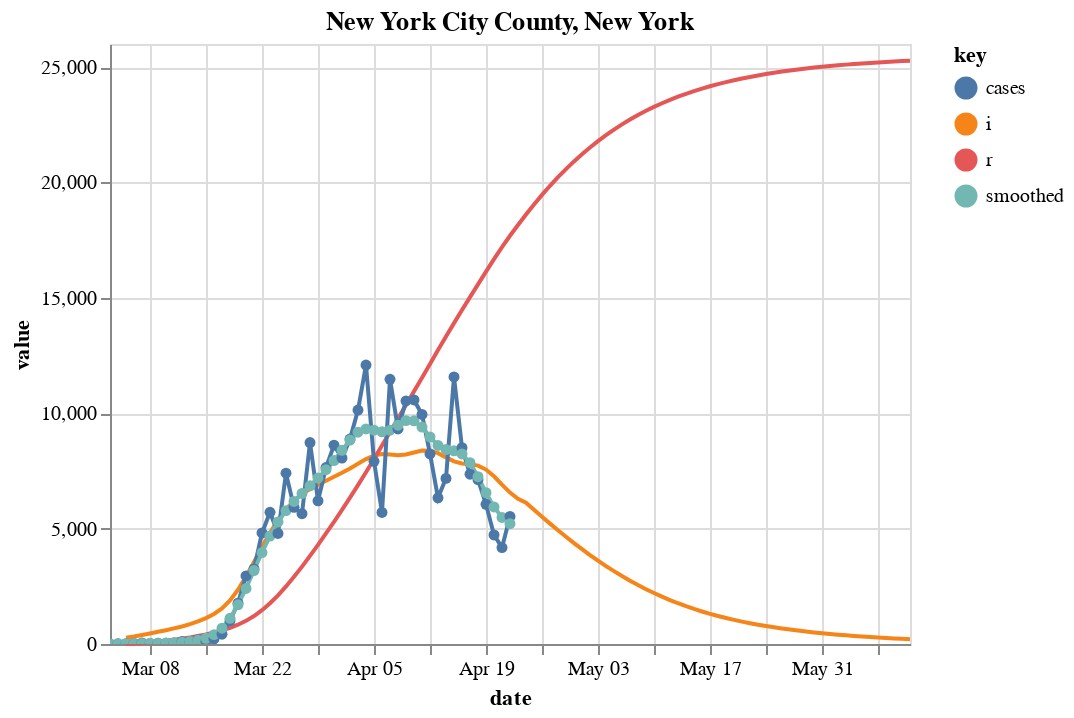

The cell this chart's notebook holds for it:
### Code cell
fm = "prd_loess"
c = [county_state("New York City", "New York")]
sir_df = county_sir(c, horizon=50, forecast_method=fm, fudge_factor=25)

# Plot forecast
fig, axes = plt.subplots(nrows=1, ncols=1, figsize=(1200/72,400/72))
fig.set_facecolor('w')
plot_rt_fc(sir_df, axes, c, forecast_method=fm)
plot_actuals_sir(sir_df, str(c[0].county + " County, " + c[0].state))

### Figure 1 — Vega-Lite specification as saved in the notebook (floating-point values rounded to 4 significant figures)
{"config": {"view": {"continuousWidth": 400, "continuousHeight": 300}}, "layer": [{"mark": "line", "encoding": {"color": {"type": "nominal", "field": "key"}, "x": {"type": "temporal", "field": "date"}, "y": {"type": "quantitative", "field": "value"}}, "title": "New York City County, New York", "transform": [{"fold": ["i", "r"]}]}, {"mark": {"type": "line", "clip": true, "point": true}, "encoding": {"color": {"type": "nominal", "field": "key"}, "x": {"type": "temporal", "field": "date"}, "y": {"type": "quantitative", "field": "value"}}, "title": "New York City County, New York", "transform": [{"fold": ["cases", "smoothed"]}]}], "data": {"name": "data-59191f1e4f0058599586e918e84002e2"}, "$schema": "https://vega.github.io/schema/vega-lite/v4.8.1.json", "datasets": {"data-59191f1e4f0058599586e918e84002e2": [{"date_str": "2020-03-03", "ML": 3.0, "Low_75": 1.3, "High_75": 5.44, "cases": 1.0, "smoothed": 6.0, "date": "2020-03-03T00:00:00", "fcst": 0.0, "prd_lin": 3.905, "prd_spln": 2.464, "prd_ets": null, "prd_loess": 3.956, "s": null, "i": null, "r": null, "b": null}, {"date_str": "2020-03-04", "ML": 3.32, "Low_75": 1.81, "High_75": 5.07, "cases": 9.0, "smoothed": 9.0, "date": "2020-03-04T00:00:00", "fcst": 0.0, "prd_lin": 3.828, "prd_spln": 2.723, "prd_ets": null, "prd_loess": 3.881, "s": null, "i": null, "r": null, "b": null}, {"date_str": "2020-03-05", "ML": 3.64, "Low_75": 2.2, "High_75": 4.92, "cases": 11.0, "smoothed": 14.0, "date": "2020-03-05T00:00:00", "fcst": 0.0, "prd_lin": 3.752, "prd_spln": 2.883, "prd_ets": null, "prd_loess": 3.807, "s": 305200.0, "i": 275.0, "r": 0.0, "b": 8.518e-07}, {"date_str": "2020-03-06", "ML": 3.45, "Low_75": 2.27, "High_75": 4.47, "cases": 22.0, "smoothed": 19.0, "date": "2020-03-06T00:00:00", "fcst": 0.0, "prd_lin": 3.676, "prd_spln": 3.001, "prd_ets": null, "prd_loess": 3.731, "s": 305200.0, "i": 326.9, "r": 19.64, "b": 8.518e-07}, {"date_str": "2020-03-07", "ML": 3.18, "Low_75": 2.23, "High_75": 4.07, "cases": 45.0, "smoothed": 24.0, "date": "2020-03-07T00:00:00", "fcst": 0.0, "prd_lin": 3.599, "prd_spln": 3.095, "prd_ets": 3.246, "prd_loess": 3.655, "s": 305100.0, "i": 388.5, "r": 42.99, "b": 8.075e-07}, {"date_str": "2020-03-08", "ML": 2.91, "Low_75": 2.03, "High_75": 3.64, "cases": 17.0, "smoothed": 29.0, "date": "2020-03-08T00:00:00", "fcst": 0.0, "prd_lin": 3.523, "prd_spln": 3.171, "prd_ets": 3.068, "prd_loess": 3.577, "s": 305000.0, "i": 456.4, "r": 70.74, "b": 7.445e-07}, {"date_str": "2020-03-09", "ML": 2.8, "Low_75": 2.0, "High_75": 3.44, "cases": 36.0, "smoothed": 36.0, "date": "2020-03-09T00:00:00", "fcst": 0.0, "prd_lin": 3.447, "prd_spln": 3.222, "prd_ets": 2.662, "prd_loess": 3.499, "s": 304900.0, "i": 527.5, "r": 103.3, "b": 6.815e-07}, {"date_str": "2020-03-10", "ML": 2.73, "Low_75": 2.02, "High_75": 3.32, "cases": 31.0, "smoothed": 45.0, "date": "2020-03-10T00:00:00", "fcst": 0.0, "prd_lin": 3.371, "prd_spln": 3.249, "prd_ets": 2.691, "prd_loess": 3.421, "s": 304800.0, "i": 599.4, "r": 141.0, "b": 6.56e-07}, {"date_str": "2020-03-11", "ML": 2.81, "Low_75": 2.17, "High_75": 3.35, "cases": 44.0, "smoothed": 60.0, "date": "2020-03-11T00:00:00", "fcst": 0.0, "prd_lin": 3.294, "prd_spln": 3.252, "prd_ets": 2.666, "prd_loess": 3.342, "s": 304600.0, "i": 676.4, "r": 183.8, "b": 6.398e-07}, {"date_str": "2020-03-12", "ML": 2.94, "Low_75": 2.38, "High_75": 3.44, "cases": 109.0, "smoothed": 82.0, "date": "2020-03-12T00:00:00", "fcst": 0.0, "prd_lin": 3.218, "prd_spln": 3.235, "prd_ets": 2.881, "prd_loess": 3.262, "s": 304500.0, "i": 759.9, "r": 232.1, "b": 6.588e-07}, {"date_str": "2020-03-13", "ML": 3.06, "Low_75": 2.54, "High_75": 3.49, "cases": 95.0, "smoothed": 113.0, "date": "2020-03-13T00:00:00", "fcst": 0.0, "prd_lin": 3.142, "prd_spln": 3.2, "prd_ets": 3.062, "prd_loess": 3.181, "s": 304400.0, "i": 858.1, "r": 286.4, "b": 6.896e-07}, {"date_str": "2020-03-14", "ML": 3.24, "Low_75": 2.79, "High_75": 3.63, "cases": 189.0, "smoothed": 161.0, "date": "2020-03-14T00:00:00", "fcst": 0.0, "prd_lin": 3.065, "prd_spln": 3.151, "prd_ets": 3.173, "prd_loess": 3.101, "s": 304200.0, "i": 977.0, "r": 347.7, "b": 7.181e-07}, {"date_str": "2020-03-15", "ML": 3.61, "Low_75": 3.22, "High_75": 3.95, "cases": 122.0, "smoothed": 247.0, "date": "2020-03-15T00:00:00", "fcst": 0.0, "prd_lin": 2.989, "prd_spln": 3.089, "prd_ets": 3.406, "prd_loess": 3.019, "s": 304000.0, "i": 1121.0, "r": 417.5, "b": 7.608e-07}, {"date_str": "2020-03-16", "ML": 4.11, "Low_75": 3.76, "High_75": 4.38, "cases": 218.0, "smoothed": 407.0, "date": "2020-03-16T00:00:00", "fcst": 0.0, "prd_lin": 2.913, "prd_spln": 3.018, "prd_ets": 3.95, "prd_loess": 2.938, "s": 303700.0, "i": 1300.0, "r": 497.5, "b": 8.483e-07}, {"date_str": "2020-03-17", "ML": 4.46, "Low_75": 4.2, "High_75": 4.7, "cases": 424.0, "smoothed": 686.0, "date": "2020-03-17T00:00:00", "fcst": 0.0, "prd_lin": 2.836, "prd_spln": 2.939, "prd_ets": 4.574, "prd_loess": 2.856, "s": 303400.0, "i": 1542.0, "r": 590.4, "b": 9.666e-07}, {"date_str": "2020-03-18", "ML": 4.42, "Low_75": 4.19, "High_75": 4.6, "cases": 1008.0, "smoothed": 1115.0, "date": "2020-03-18T00:00:00", "fcst": 0.0, "prd_lin": 2.76, "prd_spln": 2.853, "prd_ets": 4.792, "prd_loess": 2.774, "s": 302900.0, "i": 1884.0, "r": 700.5, "b": 1.05e-06}, {"date_str": "2020-03-19", "ML": 4.06, "Low_75": 3.88, "High_75": 4.22, "cases": 1770.0, "smoothed": 1699.0, "date": "2020-03-19T00:00:00", "fcst": 0.0, "prd_lin": 2.684, "prd_spln": 2.763, "prd_ets": 4.392, "prd_loess": 2.692, "s": 302300.0, "i": 2348.0, "r": 835.1, "b": 1.042e-06}, {"date_str": "2020-03-20", "ML": 3.56, "Low_75": 3.38, "High_75": 3.68, "cases": 2950.0, "smoothed": 2408.0, "date": "2020-03-20T00:00:00", "fcst": 0.0, "prd_lin": 2.607, "prd_spln": 2.67, "prd_ets": 3.729, "prd_loess": 2.609, "s": 301600.0, "i": 2921.0, "r": 1003.0, "b": 9.592e-07}, {"date_str": "2020-03-21", "ML": 3.05, "Low_75": 2.92, "High_75": 3.18, "cases": 3254.0, "smoothed": 3184.0, "date": "2020-03-21T00:00:00", "fcst": 0.0, "prd_lin": 2.531, "prd_spln": 2.574, "prd_ets": 3.094, "prd_loess": 2.527, "s": 300700.0, "i": 3557.0, "r": 1211.0, "b": 8.432e-07}, {"date_str": "2020-03-22", "ML": 2.61, "Low_75": 2.47, "High_75": 2.71, "cases": 4812.0, "smoothed": 3963.0, "date": "2020-03-22T00:00:00", "fcst": 0.0, "prd_lin": 2.455, "prd_spln": 2.477, "prd_ets": 2.573, "prd_loess": 2.443, "s": 299800.0, "i": 4205.0, "r": 1465.0, "b": 7.244e-07}, {"date_str": "2020-03-23", "ML": 2.22, "Low_75": 2.1, "High_75": 2.32, "cases": 5707.0, "smoothed": 4678.0, "date": "2020-03-23T00:00:00", "fcst": 0.0, "prd_lin": 2.378, "prd_spln": 2.379, "prd_ets": 2.198, "prd_loess": 2.359, "s": 298900.0, "i": 4818.0, "r": 1766.0, "b": 6.218e-07}, {"date_str": "2020-03-24", "ML": 1.9, "Low_75": 1.78, "High_75": 1.99, "cases": 4791.0, "smoothed": 5287.0, "date": "2020-03-24T00:00:00", "fcst": 0.0, "prd_lin": 2.302, "prd_spln": 2.28, "prd_ets": 1.856, "prd_loess": 2.274, "s": 298000.0, "i": 5369.0, "r": 2110.0, "b": 5.305e-07}, {"date_str": "2020-03-25", "ML": 1.65, "Low_75": 1.55, "High_75": 1.75, "cases": 7401.0, "smoothed": 5780.0, "date": "2020-03-25T00:00:00", "fcst": 0.0, "prd_lin": 2.226, "prd_spln": 2.183, "prd_ets": 1.601, "prd_loess": 2.188, "s": 297200.0, "i": 5834.0, "r": 2493.0, "b": 4.554e-07}, {"date_str": "2020-03-26", "ML": 1.49, "Low_75": 1.36, "High_75": 1.56, "cases": 5921.0, "smoothed": 6179.0, "date": "2020-03-26T00:00:00", "fcst": 0.0, "prd_lin": 2.15, "prd_spln": 2.086, "prd_ets": 1.416, "prd_loess": 2.099, "s": 296400.0, "i": 6207.0, "r": 2910.0, "b": 3.966e-07}, {"date_str": "2020-03-27", "ML": 1.39, "Low_75": 1.29, "High_75": 1.48, "cases": 5648.0, "smoothed": 6525.0, "date": "2020-03-27T00:00:00", "fcst": 0.0, "prd_lin": 2.073, "prd_spln": 1.99, "prd_ets": 1.339, "prd_loess": 2.007, "s": 295700.0, "i": 6493.0, "r": 3353.0, "b": 3.591e-07}, {"date_str": "2020-03-28", "ML": 1.35, "Low_75": 1.24, "High_75": 1.43, "cases": 8728.0, "smoothed": 6855.0, "date": "2020-03-28T00:00:00", "fcst": 0.0, "prd_lin": 1.997, "prd_spln": 1.896, "prd_ets": 1.296, "prd_loess": 1.911, "s": 295000.0, "i": 6719.0, "r": 3817.0, "b": 3.358e-07}, {"date_str": "2020-03-29", "ML": 1.34, "Low_75": 1.22, "High_75": 1.41, "cases": 6204.0, "smoothed": 7192.0, "date": "2020-03-29T00:00:00", "fcst": 0.0, "prd_lin": 1.921, "prd_spln": 1.803, "prd_ets": 1.312, "prd_loess": 1.809, "s": 294300.0, "i": 6904.0, "r": 4297.0, "b": 3.269e-07}, {"date_str": "2020-03-30", "ML": 1.34, "Low_75": 1.24, "High_75": 1.42, "cases": 7648.0, "smoothed": 7552.0, "date": "2020-03-30T00:00:00", "fcst": 0.0, "prd_lin": 1.844, "prd_spln": 1.713, "prd_ets": 1.331, "prd_loess": 1.7, "s": 293600.0, "i": 7076.0, "r": 4790.0, "b": 3.252e-07}, {"date_str": "2020-03-31", "ML": 1.36, "Low_75": 1.25, "High_75": 1.43, "cases": 8616.0, "smoothed": 7950.0, "date": "2020-03-31T00:00:00", "fcst": 0.0, "prd_lin": 1.768, "prd_spln": 1.624, "prd_ets": 1.34, "prd_loess": 1.612, "s": 293000.0, "i": 7246.0, "r": 5296.0, "b": 3.26e-07}, {"date_str": "2020-04-01", "ML": 1.38, "Low_75": 1.28, "High_75": 1.45, "cases": 8058.0, "smoothed": 8393.0, "date": "2020-04-01T00:00:00", "fcst": 0.0, "prd_lin": 1.692, "prd_spln": 1.538, "prd_ets": 1.378, "prd_loess": 1.528, "s": 292300.0, "i": 7420.0, "r": 5813.0, "b": 3.316e-07}, {"date_str": "2020-04-02", "ML": 1.36, "Low_75": 1.26, "High_75": 1.43, "cases": 8880.0, "smoothed": 8836.0, "date": "2020-04-02T00:00:00", "fcst": 0.0, "prd_lin": 1.615, "prd_spln": 1.455, "prd_ets": 1.399, "prd_loess": 1.447, "s": 291600.0, "i": 7609.0, "r": 6343.0, "b": 3.373e-07}, {"date_str": "2020-04-03", "ML": 1.27, "Low_75": 1.17, "High_75": 1.34, "cases": 10140.0, "smoothed": 9178.0, "date": "2020-04-03T00:00:00", "fcst": 0.0, "prd_lin": 1.539, "prd_spln": 1.374, "prd_ets": 1.343, "prd_loess": 1.37, "s": 290800.0, "i": 7814.0, "r": 6887.0, "b": 3.332e-07}, {"date_str": "2020-04-04", "ML": 1.12, "Low_75": 1.01, "High_75": 1.18, "cases": 12090.0, "smoothed": 9318.0, "date": "2020-04-04T00:00:00", "fcst": 0.0, "prd_lin": 1.463, "prd_spln": 1.296, "prd_ets": 1.188, "prd_loess": 1.295, "s": 290000.0, "i": 8013.0, "r": 7445.0, "b": 3.119e-07}, {"date_str": "2020-04-05", "ML": 0.97, "Low_75": 0.86, "High_75": 1.03, "cases": 7915.0, "smoothed": 9267.0, "date": "2020-04-05T00:00:00", "fcst": 0.0, "prd_lin": 1.386, "prd_spln": 1.222, "prd_ets": 0.9811, "prd_loess": 1.223, "s": 289300.0, "i": 8166.0, "r": 8017.0, "b": 2.758e-07}, {"date_str": "2020-04-06", "ML": 0.95, "Low_75": 0.84, "High_75": 1.01, "cases": 5701.0, "smoothed": 9194.0, "date": "2020-04-06T00:00:00", "fcst": 0.0, "prd_lin": 1.31, "prd_spln": 1.15, "prd_ets": 0.8295, "prd_loess": 1.155, "s": 288700.0, "i": 8234.0, "r": 8601.0, "b": 2.395e-07}, {"date_str": "2020-04-07", "ML": 1.05, "Low_75": 0.94, "High_75": 1.11, "cases": 11470.0, "smoothed": 9266.0, "date": "2020-04-07T00:00:00", "fcst": 0.0, "prd_lin": 1.234, "prd_spln": 1.081, "prd_ets": 0.9276, "prd_loess": 1.088, "s": 288100.0, "i": 8215.0, "r": 9189.0, "b": 2.351e-07}, {"date_str": "2020-04-08", "ML": 1.15, "Low_75": 1.07, "High_75": 1.23, "cases": 9320.0, "smoothed": 9483.0, "date": "2020-04-08T00:00:00", "fcst": 0.0, "prd_lin": 1.157, "prd_spln": 1.016, "prd_ets": 1.141, "prd_loess": 1.025, "s": 287500.0, "i": 8185.0, "r": 9776.0, "b": 2.603e-07}, {"date_str": "2020-04-09", "ML": 1.14, "Low_75": 1.05, "High_75": 1.21, "cases": 10540.0, "smoothed": 9679.0, "date": "2020-04-09T00:00:00", "fcst": 0.0, "prd_lin": 1.081, "prd_spln": 0.9526, "prd_ets": 1.245, "prd_loess": 0.9636, "s": 286900.0, "i": 8213.0, "r": 10360.0, "b": 2.857e-07}, {"date_str": "2020-04-10", "ML": 1.0, "Low_75": 0.91, "High_75": 1.07, "cases": 10580.0, "smoothed": 9671.0, "date": "2020-04-10T00:00:00", "fcst": 0.0, "prd_lin": 1.005, "prd_spln": 0.8925, "prd_ets": 1.134, "prd_loess": 0.9051, "s": 286300.0, "i": 8299.0, "r": 10950.0, "b": 2.838e-07}, {"date_str": "2020-04-11", "ML": 0.82, "Low_75": 0.73, "High_75": 0.89, "cases": 9946.0, "smoothed": 9400.0, "date": "2020-04-11T00:00:00", "fcst": 0.0, "prd_lin": 0.9285, "prd_spln": 0.835, "prd_ets": 0.8719, "prd_loess": 0.8491, "s": 285600.0, "i": 8381.0, "r": 11540.0, "b": 2.495e-07}, {"date_str": "2020-04-12", "ML": 0.69, "Low_75": 0.58, "High_75": 0.75, "cases": 8236.0, "smoothed": 8976.0, "date": "2020-04-12T00:00:00", "fcst": 0.0, "prd_lin": 0.8522, "prd_spln": 0.7801, "prd_ets": 0.6518, "prd_loess": 0.7955, "s": 285000.0, "i": 8379.0, "r": 12140.0, "b": 2.051e-07}, {"date_str": "2020-04-13", "ML": 0.7, "Low_75": 0.6, "High_75": 0.77, "cases": 6337.0, "smoothed": 8604.0, "date": "2020-04-13T00:00:00", "fcst": 0.0, "prd_lin": 0.7758, "prd_spln": 0.7276, "prd_ets": 0.5669, "prd_loess": 0.7444, "s": 284500.0, "i": 8270.0, "r": 12740.0, "b": 1.729e-07}, {"date_str": "2020-04-14", "ML": 0.84, "Low_75": 0.74, "High_75": 0.91, "cases": 7177.0, "smoothed": 8424.0, "date": "2020-04-14T00:00:00", "fcst": 0.0, "prd_lin": 0.6995, "prd_spln": 0.6776, "prd_ets": 0.7059, "prd_loess": 0.6955, "s": 284100.0, "i": 8087.0, "r": 13330.0, "b": 1.757e-07}, {"date_str": "2020-04-15", "ML": 0.95, "Low_75": 0.85, "High_75": 1.02, "cases": 11570.0, "smoothed": 8370.0, "date": "2020-04-15T00:00:00", "fcst": 0.0, "prd_lin": 0.6232, "prd_spln": 0.6297, "prd_ets": 0.9685, "prd_loess": 0.649, "s": 283700.0, "i": 7913.0, "r": 13910.0, "b": 2.112e-07}, {"date_str": "2020-04-16", "ML": 0.89, "Low_75": 0.8, "High_75": 0.97, "cases": 8505.0, "smoothed": 8235.0, "date": "2020-04-16T00:00:00", "fcst": 0.0, "prd_lin": 0.5469, "prd_spln": 0.5841, "prd_ets": 1.055, "prd_loess": 0.6047, "s": 283200.0, "i": 7822.0, "r": 14470.0, "b": 2.392e-07}, {"date_str": "2020-04-17", "ML": 0.69, "Low_75": 0.58, "High_75": 0.76, "cases": 7358.0, "smoothed": 7856.0, "date": "2020-04-17T00:00:00", "fcst": 0.0, "prd_lin": 0.4706, "prd_spln": 0.5404, "prd_ets": 0.8387, "prd_loess": 0.5626, "s": 282700.0, "i": 7793.0, "r": 15030.0, "b": 2.245e-07}, {"date_str": "2020-04-18", "ML": 0.46, "Low_75": 0.34, "High_75": 0.53, "cases": 7121.0, "smoothed": 7249.0, "date": "2020-04-18T00:00:00", "fcst": 0.0, "prd_lin": 0.3943, "prd_spln": 0.4988, "prd_ets": 0.5055, "prd_loess": 0.5227, "s": 282200.0, "i": 7731.0, "r": 15590.0, "b": 1.743e-07}, {"date_str": "2020-04-19", "ML": 0.31, "Low_75": 0.21, "High_75": 0.4, "cases": 6054.0, "smoothed": 6557.0, "date": "2020-04-19T00:00:00", "fcst": 0.0, "prd_lin": 0.318, "prd_spln": 0.459, "prd_ets": 0.2447, "prd_loess": 0.4849, "s": 281800.0, "i": 7559.0, "r": 16140.0, "b": 1.164e-07}, {"date_str": "2020-04-20", "ML": 0.3, "Low_75": 0.19, "High_75": 0.39, "cases": 4726.0, "smoothed": 5937.0, "date": "2020-04-20T00:00:00", "fcst": 0.0, "prd_lin": 0.2416, "prd_spln": 0.421, "prd_ets": 0.1675, "prd_loess": 0.4492, "s": 281600.0, "i": 7267.0, "r": 16680.0, "b": 7.857e-08}, {"date_str": "2020-04-21", "ML": 0.43, "Low_75": 0.3, "High_75": 0.51, "cases": 4177.0, "smoothed": 5485.0, "date": "2020-04-21T00:00:00", "fcst": 0.0, "prd_lin": 0.1653, "prd_spln": 0.3846, "prd_ets": 0.2877, "prd_loess": 0.4155, "s": 281400.0, "i": 6909.0, "r": 17200.0, "b": 7.611e-08}, {"date_str": "2020-04-22", "ML": 0.62, "Low_75": 0.51, "High_75": 0.72, "cases": 5526.0, "smoothed": 5215.0, "date": "2020-04-22T00:00:00", "fcst": 0.0, "prd_lin": 0.02766, "prd_spln": 0.3196, "prd_ets": 0.5489, "prd_loess": 0.3838, "s": 281300.0, "i": 6563.0, "r": 17690.0, "b": 1.091e-07}, {"date_str": "2020-04-23", "ML": null, "Low_75": null, "High_75": null, "cases": null, "smoothed": null, "date": "2020-04-23T00:00:00", "fcst": 1.0, "prd_lin": 0.02597, "prd_spln": 0.2953, "prd_ets": 0.7971, "prd_loess": 0.354, "s": 281100.0, "i": 6296.0, "r": 18160.0, "b": 1.575e-07}, {"date_str": "2020-04-24", "ML": null, "Low_75": null, "High_75": null, "cases": null, "smoothed": null, "date": "2020-04-24T00:00:00", "fcst": 1.0, "prd_lin": 0.0243, "prd_spln": 0.2711, "prd_ets": 0.9633, "prd_loess": 0.3262, "s": 280800.0, "i": 6125.0, "r": 18610.0, "b": 7.504e-08}, {"date_str": "2020-04-25", "ML": null, "Low_75": null, "High_75": null, "cases": null, "smoothed": null, "date": "2020-04-25T00:00:00", "fcst": 1.0, "prd_lin": 0.02264, "prd_spln": 0.2471, "prd_ets": 1.118, "prd_loess": 0.3003, "s": 280600.0, "i": 5816.0, "r": 19050.0, "b": 6.896e-08}, {"date_str": "2020-04-26", "ML": null, "Low_75": null, "High_75": null, "cases": null, "smoothed": null, "date": "2020-04-26T00:00:00", "fcst": 1.0, "prd_lin": 0.02101, "prd_spln": 0.2235, "prd_ets": 1.263, "prd_loess": 0.2763, "s": 280500.0, "i": 5513.0, "r": 19460.0, "b": 6.289e-08}, {"date_str": "2020-04-27", "ML": null, "Low_75": null, "High_75": null, "cases": null, "smoothed": null, "date": "2020-04-27T00:00:00", "fcst": 1.0, "prd_lin": 0.01942, "prd_spln": 0.2004, "prd_ets": 1.398, "prd_loess": 0.2541, "s": 280400.0, "i": 5217.0, "r": 19860.0, "b": 5.691e-08}, {"date_str": "2020-04-28", "ML": null, "Low_75": null, "High_75": null, "cases": null, "smoothed": null, "date": "2020-04-28T00:00:00", "fcst": 1.0, "prd_lin": 0.01788, "prd_spln": 0.1778, "prd_ets": 1.523, "prd_loess": 0.2337, "s": 280400.0, "i": 4927.0, "r": 20230.0, "b": 5.103e-08}, {"date_str": "2020-04-29", "ML": null, "Low_75": null, "High_75": null, "cases": null, "smoothed": null, "date": "2020-04-29T00:00:00", "fcst": 1.0, "prd_lin": 0.01639, "prd_spln": 0.156, "prd_ets": 1.64, "prd_loess": 0.215, "s": 280300.0, "i": 4646.0, "r": 20580.0, "b": 4.53e-08}, {"date_str": "2020-04-30", "ML": null, "Low_75": null, "High_75": null, "cases": null, "smoothed": null, "date": "2020-04-30T00:00:00", "fcst": 1.0, "prd_lin": 0.01497, "prd_spln": 0.1349, "prd_ets": 1.75, "prd_loess": 0.1982, "s": 280200.0, "i": 4373.0, "r": 20910.0, "b": 3.975e-08}, {"date_str": "2020-05-01", "ML": null, "Low_75": null, "High_75": null, "cases": null, "smoothed": null, "date": "2020-05-01T00:00:00", "fcst": 1.0, "prd_lin": 0.01363, "prd_spln": 0.1148, "prd_ets": 1.852, "prd_loess": 0.183, "s": 280200.0, "i": 4109.0, "r": 21220.0, "b": 3.439e-08}, {"date_str": "2020-05-02", "ML": null, "Low_75": null, "High_75": null, "cases": null, "smoothed": null, "date": "2020-05-02T00:00:00", "fcst": 1.0, "prd_lin": 0.01237, "prd_spln": 0.09582, "prd_ets": 1.947, "prd_loess": 0.1696, "s": 280100.0, "i": 3856.0, "r": 21520.0, "b": 2.928e-08}, {"date_str": "2020-05-03", "ML": null, "Low_75": null, "High_75": null, "cases": null, "smoothed": null, "date": "2020-05-03T00:00:00", "fcst": 1.0, "prd_lin": 0.01121, "prd_spln": 0.07796, "prd_ets": 2.035, "prd_loess": 0.1578, "s": 280100.0, "i": 3612.0, "r": 21790.0, "b": 2.443e-08}, {"date_str": "2020-05-04", "ML": null, "Low_75": null, "High_75": null, "cases": null, "smoothed": null, "date": "2020-05-04T00:00:00", "fcst": 1.0, "prd_lin": 0.01015, "prd_spln": 0.0614, "prd_ets": 2.118, "prd_loess": 0.1477, "s": 280100.0, "i": 3378.0, "r": 22050.0, "b": 1.988e-08}, {"date_str": "2020-05-05", "ML": null, "Low_75": null, "High_75": null, "cases": null, "smoothed": null, "date": "2020-05-05T00:00:00", "fcst": 1.0, "prd_lin": 0.009211, "prd_spln": 0.04625, "prd_ets": 2.195, "prd_loess": 0.1392, "s": 280100.0, "i": 3156.0, "r": 22290.0, "b": 1.566e-08}, {"date_str": "2020-05-06", "ML": null, "Low_75": null, "High_75": null, "cases": null, "smoothed": null, "date": "2020-05-06T00:00:00", "fcst": 1.0, "prd_lin": 0.00839, "prd_spln": 0.03262, "prd_ets": 2.267, "prd_loess": 0.1323, "s": 280000.0, "i": 2944.0, "r": 22520.0, "b": 1.18e-08}, {"date_str": "2020-05-07", "ML": null, "Low_75": null, "High_75": null, "cases": null, "smoothed": null, "date": "2020-05-07T00:00:00", "fcst": 1.0, "prd_lin": 0.007703, "prd_spln": 0.02064, "prd_ets": 2.334, "prd_loess": 0.1271, "s": 280000.0, "i": 2744.0, "r": 22730.0, "b": 8.321e-09}, {"date_str": "2020-05-08", "ML": null, "Low_75": null, "High_75": null, "cases": null, "smoothed": null, "date": "2020-05-08T00:00:00", "fcst": 1.0, "prd_lin": 0.007158, "prd_spln": 0.01042, "prd_ets": 2.397, "prd_loess": 0.1234, "s": 280000.0, "i": 2554.0, "r": 22920.0, "b": 5.264e-09}, {"date_str": "2020-05-09", "ML": null, "Low_75": null, "High_75": null, "cases": null, "smoothed": null, "date": "2020-05-09T00:00:00", "fcst": 1.0, "prd_lin": 0.006765, "prd_spln": 0.002074, "prd_ets": 2.455, "prd_loess": 0.1212, "s": 280000.0, "i": 2376.0, "r": 23110.0, "b": 2.657e-09}, {"date_str": "2020-05-10", "ML": null, "Low_75": null, "High_75": null, "cases": null, "smoothed": null, "date": "2020-05-10T00:00:00", "fcst": 1.0, "prd_lin": 0.006525, "prd_spln": -0.004379, "prd_ets": 2.509, "prd_loess": 0.1206, "s": 280000.0, "i": 2208.0, "r": 23280.0, "b": 5.291e-10}, {"date_str": "2020-05-11", "ML": null, "Low_75": null, "High_75": null, "cases": null, "smoothed": null, "date": "2020-05-11T00:00:00", "fcst": 1.0, "prd_lin": 0.006423, "prd_spln": -0.009089, "prd_ets": 2.56, "prd_loess": 0.1215, "s": 280000.0, "i": 2050.0, "r": 23430.0, "b": -1.117e-09}, {"date_str": "2020-05-12", "ML": null, "Low_75": null, "High_75": null, "cases": null, "smoothed": null, "date": "2020-05-12T00:00:00", "fcst": 1.0, "prd_lin": 0.006446, "prd_spln": -0.01221, "prd_ets": 2.607, "prd_loess": 0.1239, "s": 280000.0, "i": 1903.0, "r": 23580.0, "b": -2.318e-09}, {"date_str": "2020-05-13", "ML": null, "Low_75": null, "High_75": null, "cases": null, "smoothed": null, "date": "2020-05-13T00:00:00", "fcst": 1.0, "prd_lin": 0.006578, "prd_spln": -0.01392, "prd_ets": 2.651, "prd_loess": 0.1278, "s": 280000.0, "i": 1766.0, "r": 23720.0, "b": -3.116e-09}, {"date_str": "2020-05-14", "ML": null, "Low_75": null, "High_75": null, "cases": null, "smoothed": null, "date": "2020-05-14T00:00:00", "fcst": 1.0, "prd_lin": 0.006806, "prd_spln": -0.01435, "prd_ets": 2.693, "prd_loess": 0.1331, "s": 280000.0, "i": 1638.0, "r": 23840.0, "b": -3.549e-09}, {"date_str": "2020-05-15", "ML": null, "Low_75": null, "High_75": null, "cases": null, "smoothed": null, "date": "2020-05-15T00:00:00", "fcst": 1.0, "prd_lin": 0.007114, "prd_spln": -0.01368, "prd_ets": 2.731, "prd_loess": 0.1399, "s": 280000.0, "i": 1520.0, "r": 23960.0, "b": -3.661e-09}, {"date_str": "2020-05-16", "ML": null, "Low_75": null, "High_75": null, "cases": null, "smoothed": null, "date": "2020-05-16T00:00:00", "fcst": 1.0, "prd_lin": 0.007489, "prd_spln": -0.01207, "prd_ets": 2.767, "prd_loess": 0.1481, "s": 280000.0, "i": 1410.0, "r": 24070.0, "b": -3.49e-09}, {"date_str": "2020-05-17", "ML": null, "Low_75": null, "High_75": null, "cases": null, "smoothed": null, "date": "2020-05-17T00:00:00", "fcst": 1.0, "prd_lin": 0.007915, "prd_spln": -0.00967, "prd_ets": 2.8, "prd_loess": 0.1578, "s": 280000.0, "i": 1308.0, "r": 24170.0, "b": -3.078e-09}, {"date_str": "2020-05-18", "ML": null, "Low_75": null, "High_75": null, "cases": null, "smoothed": null, "date": "2020-05-18T00:00:00", "fcst": 1.0, "prd_lin": 0.008378, "prd_spln": -0.006646, "prd_ets": 2.831, "prd_loess": 0.1689, "s": 280000.0, "i": 1213.0, "r": 24260.0, "b": -2.467e-09}, {"date_str": "2020-05-19", "ML": null, "Low_75": null, "High_75": null, "cases": null, "smoothed": null, "date": "2020-05-19T00:00:00", "fcst": 1.0, "prd_lin": 0.008863, "prd_spln": -0.003156, "prd_ets": 2.86, "prd_loess": 0.1813, "s": 280000.0, "i": 1126.0, "r": 24350.0, "b": -1.695e-09}, {"date_str": "2020-05-20", "ML": null, "Low_75": null, "High_75": null, "cases": null, "smoothed": null, "date": "2020-05-20T00:00:00", "fcst": 1.0, "prd_lin": 0.009356, "prd_spln": 0.0006397, "prd_ets": 2.887, "prd_loess": 0.1951, "s": 280000.0, "i": 1045.0, "r": 24430.0, "b": -8.05e-10}, {"date_str": "2020-05-21", "ML": null, "Low_75": null, "High_75": null, "cases": null, "smoothed": null, "date": "2020-05-21T00:00:00", "fcst": 1.0, "prd_lin": 0.009842, "prd_spln": 0.004581, "prd_ets": 2.912, "prd_loess": 0.2103, "s": 280000.0, "i": 969.7, "r": 24500.0, "b": 1.632e-10}, {"date_str": "2020-05-22", "ML": null, "Low_75": null, "High_75": null, "cases": null, "smoothed": null, "date": "2020-05-22T00:00:00", "fcst": 1.0, "prd_lin": 0.01031, "prd_spln": 0.008509, "prd_ets": 2.936, "prd_loess": 0.2269, "s": 280000.0, "i": 900.5, "r": 24570.0, "b": 1.169e-09}, {"date_str": "2020-05-23", "ML": null, "Low_75": null, "High_75": null, "cases": null, "smoothed": null, "date": "2020-05-23T00:00:00", "fcst": 1.0, "prd_lin": 0.01074, "prd_spln": 0.01226, "prd_ets": 2.958, "prd_loess": 0.2448, "s": 280000.0, "i": 836.5, "r": 24640.0, "b": 2.17e-09}, {"date_str": "2020-05-24", "ML": null, "Low_75": null, "High_75": null, "cases": null, "smoothed": null, "date": "2020-05-24T00:00:00", "fcst": 1.0, "prd_lin": 0.01111, "prd_spln": 0.01568, "prd_ets": 2.978, "prd_loess": 0.264, "s": 280000.0, "i": 777.2, "r": 24700.0, "b": 3.128e-09}, {"date_str": "2020-05-25", "ML": null, "Low_75": null, "High_75": null, "cases": null, "smoothed": null, "date": "2020-05-25T00:00:00", "fcst": 1.0, "prd_lin": 0.01143, "prd_spln": 0.01861, "prd_ets": 2.997, "prd_loess": 0.2846, "s": 280000.0, "i": 722.4, "r": 24750.0, "b": 4e-09}, {"date_str": "2020-05-26", "ML": null, "Low_75": null, "High_75": null, "cases": null, "smoothed": null, "date": "2020-05-26T00:00:00", "fcst": 1.0, "prd_lin": 0.01166, "prd_spln": 0.02089, "prd_ets": 3.015, "prd_loess": 0.3064, "s": 280000.0, "i": 671.6, "r": 24800.0, "b": 4.747e-09}, {"date_str": "2020-05-27", "ML": null, "Low_75": null, "High_75": null, "cases": null, "smoothed": null, "date": "2020-05-27T00:00:00", "fcst": 1.0, "prd_lin": 0.01182, "prd_spln": 0.0225, "prd_ets": 3.032, "prd_loess": 0.3296, "s": 280000.0, "i": 624.5, "r": 24850.0, "b": 5.33e-09}, {"date_str": "2020-05-28", "ML": null, "Low_75": null, "High_75": null, "cases": null, "smoothed": null, "date": "2020-05-28T00:00:00", "fcst": 1.0, "prd_lin": 0.01189, "prd_spln": 0.02347, "prd_ets": 3.047, "prd_loess": 0.354, "s": 280000.0, "i": 580.9, "r": 24900.0, "b": 5.739e-09}, {"date_str": "2020-05-29", "ML": null, "Low_75": null, "High_75": null, "cases": null, "smoothed": null, "date": "2020-05-29T00:00:00", "fcst": 1.0, "prd_lin": 0.0119, "prd_spln": 0.02385, "prd_ets": 3.062, "prd_loess": 0.3798, "s": 280000.0, "i": 540.3, "r": 24940.0, "b": 5.987e-09}, {"date_str": "2020-05-30", "ML": null, "Low_75": null, "High_75": null, "cases": null, "smoothed": null, "date": "2020-05-30T00:00:00", "fcst": 1.0, "prd_lin": 0.01184, "prd_spln": 0.02368, "prd_ets": 3.075, "prd_loess": 0.4067, "s": 280000.0, "i": 502.6, "r": 24980.0, "b": 6.084e-09}, {"date_str": "2020-05-31", "ML": null, "Low_75": null, "High_75": null, "cases": null, "smoothed": null, "date": "2020-05-31T00:00:00", "fcst": 1.0, "prd_lin": 0.01172, "prd_spln": 0.02299, "prd_ets": 3.088, "prd_loess": 0.435, "s": 280000.0, "i": 467.6, "r": 25010.0, "b": 6.039e-09}, {"date_str": "2020-06-01", "ML": null, "Low_75": null, "High_75": null, "cases": null, "smoothed": null, "date": "2020-06-01T00:00:00", "fcst": 1.0, "prd_lin": 0.01155, "prd_spln": 0.02185, "prd_ets": 3.099, "prd_loess": 0.4645, "s": 280000.0, "i": 435.0, "r": 25050.0, "b": 5.866e-09}, {"date_str": "2020-06-02", "ML": null, "Low_75": null, "High_75": null, "cases": null, "smoothed": null, "date": "2020-06-02T00:00:00", "fcst": 1.0, "prd_lin": 0.01132, "prd_spln": 0.02027, "prd_ets": 3.11, "prd_loess": 0.4952, "s": 280000.0, "i": 404.6, "r": 25080.0, "b": 5.573e-09}, {"date_str": "2020-06-03", "ML": null, "Low_75": null, "High_75": null, "cases": null, "smoothed": null, "date": "2020-06-03T00:00:00", "fcst": 1.0, "prd_lin": 0.01105, "prd_spln": 0.01832, "prd_ets": 3.12, "prd_loess": 0.5272, "s": 280000.0, "i": 376.3, "r": 25110.0, "b": 5.172e-09}, {"date_str": "2020-06-04", "ML": null, "Low_75": null, "High_75": null, "cases": null, "smoothed": null, "date": "2020-06-04T00:00:00", "fcst": 1.0, "prd_lin": 0.01074, "prd_spln": 0.01603, "prd_ets": 3.13, "prd_loess": 0.5603, "s": 280000.0, "i": 350.0, "r": 25130.0, "b": 4.673e-09}, {"date_str": "2020-06-05", "ML": null, "Low_75": null, "High_75": null, "cases": null, "smoothed": null, "date": "2020-06-05T00:00:00", "fcst": 1.0, "prd_lin": 0.01039, "prd_spln": 0.01344, "prd_ets": 3.139, "prd_loess": 0.5947, "s": 280000.0, "i": 325.5, "r": 25160.0, "b": 4.089e-09}, {"date_str": "2020-06-06", "ML": null, "Low_75": null, "High_75": null, "cases": null, "smoothed": null, "date": "2020-06-06T00:00:00", "fcst": 1.0, "prd_lin": 0.01001, "prd_spln": 0.0106, "prd_ets": 3.147, "prd_loess": 0.6303, "s": 280000.0, "i": 302.6, "r": 25180.0, "b": 3.428e-09}, {"date_str": "2020-06-07", "ML": null, "Low_75": null, "High_75": null, "cases": null, "smoothed": null, "date": "2020-06-07T00:00:00", "fcst": 1.0, "prd_lin": 0.009606, "prd_spln": 0.007541, "prd_ets": 3.155, "prd_loess": 0.6671, "s": 280000.0, "i": 281.3, "r": 25200.0, "b": 2.703e-09}, {"date_str": "2020-06-08", "ML": null, "Low_75": null, "High_75": null, "cases": null, "smoothed": null, "date": "2020-06-08T00:00:00", "fcst": 1.0, "prd_lin": 0.009182, "prd_spln": 0.004316, "prd_ets": 3.162, "prd_loess": 0.7051, "s": 280000.0, "i": 261.4, "r": 25220.0, "b": 1.923e-09}, {"date_str": "2020-06-09", "ML": null, "Low_75": null, "High_75": null, "cases": null, "smoothed": null, "date": "2020-06-09T00:00:00", "fcst": 1.0, "prd_lin": 0.008743, "prd_spln": 0.0009635, "prd_ets": 3.169, "prd_loess": 0.7442, "s": 280000.0, "i": 242.9, "r": 25240.0, "b": 1.101e-09}, {"date_str": "2020-06-10", "ML": null, "Low_75": null, "High_75": null, "cases": null, "smoothed": null, "date": "2020-06-10T00:00:00", "fcst": 1.0, "prd_lin": 0.008294, "prd_spln": -0.002473, "prd_ets": 3.175, "prd_loess": 0.7846, "s": 280000.0, "i": 225.6, "r": 25260.0, "b": 2.458e-10}, {"date_str": "2020-06-11", "ML": null, "Low_75": null, "High_75": null, "cases": null, "smoothed": null, "date": "2020-06-11T00:00:00", "fcst": 1.0, "prd_lin": 0.007839, "prd_spln": -0.005953, "prd_ets": 3.181, "prd_loess": 0.826, "s": 280000.0, "i": 209.5, "r": 25280.0, "b": -6.309e-10}]}}
